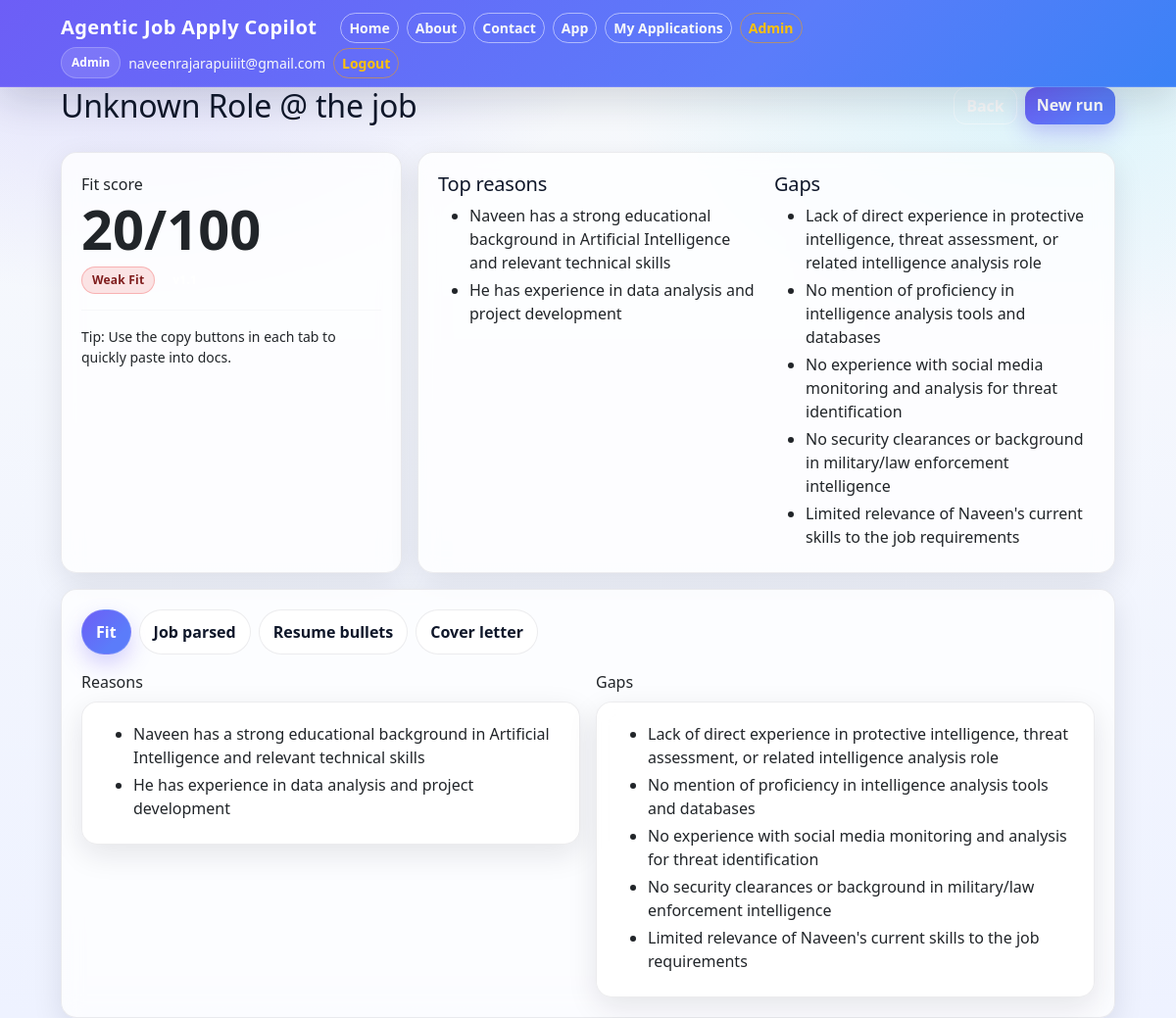
Page /applications/14 (signed in) on the committed database.
### backend/models.py (models this page shows)
class User(db.Model):
    __tablename__ = "users"
    id = db.Column(db.Integer, primary_key=True)
    created_at = db.Column(db.DateTime, default=datetime.utcnow, nullable=False)
    email = db.Column(db.String(255), unique=True, nullable=False, index=True)
    password_hash = db.Column(db.String(255), nullable=False)
    status = db.Column(db.String(20), default="pending", nullable=False)  # pending/approved/blocked
    is_admin = db.Column(db.Boolean, default=False, nullable=False)
    applications = db.relationship(
        "Application",
        backref="user",
        lazy=True,
        cascade="all, delete-orphan"   # optional
    )

class Application(db.Model):
    __tablename__ = "applications"
    id = db.Column(db.Integer, primary_key=True)
    created_at = db.Column(db.DateTime, default=datetime.utcnow, nullable=False)
    user_id = db.Column(db.Integer, db.ForeignKey("users.id"), nullable=False, index=True)
    job_title = db.Column(db.String(255), nullable=False)
    job_company = db.Column(db.String(255), nullable=False)
    job_location = db.Column(db.String(255), nullable=True)
    job_url = db.Column(db.Text, nullable=True)
    resume_filename = db.Column(db.String(255), nullable=True)
    resume_text = db.Column(db.Text, nullable=False)
    job_description = db.Column(db.Text, nullable=False)
    questions = db.Column(db.Text, nullable=True)
    fit_score = db.Column(db.Integer, nullable=True)
    fit_level = db.Column(db.String(50), nullable=True)
    fit_reasons = db.Column(db.Text, nullable=True)
    fit_gaps = db.Column(db.Text, nullable=True)
    job_parsed_markdown = db.Column(db.Text, nullable=True)
    tailored_resume_md = db.Column(db.Text, nullable=True)
    cover_letter = db.Column(db.Text, nullable=True)
    qna = db.Column(db.Text, nullable=True)

### app.py (the view)
@app.route("/applications/<int:app_id>")
@login_required
def application_detail(app_id: int):
    sync_session_user()
    row = Application.query.get_or_404(app_id)
    if (row.user_id != session["user_id"]) and (not session.get("is_admin")):
        flash("You do not have access to this application.", "danger")
        return redirect(url_for("applications"))
    result = {
        "fit": {
            "score": row.fit_score,
            "level": row.fit_level,
            "reasons": json.loads(row.fit_reasons or "[]"),
            "gaps": json.loads(row.fit_gaps or "[]"),
        },
        "job_parsed_markdown": row.job_parsed_markdown,
        "tailored_resume_md": row.tailored_resume_md,
        "cover_letter": row.cover_letter,
        "qna": row.qna,
    }
    job = {
        "title": row.job_title,
        "company": row.job_company,
        "location": row.job_location,
        "source_url": row.job_url,
    }
    return render_template("result.html", result=result, job=job, user={})

### app.py (called while the page is built)
def sync_session_user():
    uid = session.get("user_id")
    if not uid:
        return None
    u = User.query.get(uid)
    if not u:
        session.clear()
        return None
    session["user_email"] = u.email
    session["is_admin"] = bool(u.is_admin)
    session["user_status"] = u.status   # ✅ ADD THIS LINE
    return u

### backend/auth.py (called while the page is built)
def is_logged_in() -> bool:
    return bool(session.get("user_id"))

def login_required(view):
    @wraps(view)
    def wrapped(*args, **kwargs):
        if not is_logged_in():
            flash("Please log in to continue.", "warning")
            return redirect(url_for("login", next=request.path))
        return view(*args, **kwargs)
    return wrapped

### templates/result.html (shortened to what this page needs)
{% extends "base.html" %}
{% block content %}
{% set fit = result.get("fit", {}) %}
{% set score = fit.get("score") %}
{% set level = fit.get("level") %}
{% set reasons = fit.get("reasons", []) %}
{% set gaps = fit.get("gaps", []) %}
<div class="hero mb-4">
  <div class="d-flex flex-wrap justify-content-between align-items-start gap-3">
    <div>
      <h2 class="section-title mb-1">
        {{ job.get("title","Role") }} {% if job.get("company") %}<span class="subtle">@ {{ job.get("company") }}</span>{% endif %}
      </h2>
    </div>
    <div class="d-flex gap-2">
      <a class="btn btn-outline-light" href="/applications">Back</a>
      <a class="btn btn-primary" href="/">New run</a>
    </div>
  </div>
</div>
<div class="row g-3 mb-3">
  <div class="col-lg-4">
    <div class="card h-100">
      <div class="card-body">
        <div class="subtle">Fit score</div>
        {% if score is not none %}
          {% set s = score|int %}
          <div class="display-4 fw-bold mb-1">{{ s }}/100</div>
          <div class="d-flex align-items-center gap-2">
            {% if s >= 75 %}
              <span class="badge badge-approved">{{ level or "Strong Fit" }}</span>
            {% elif s >= 45 %}
              <span class="badge badge-pending">{{ level or "Moderate Fit" }}</span>
            {% else %}
              <span class="badge badge-blocked">{{ level or "Weak Fit" }}</span>
            {% endif %}
            <span class="badge badge-soft">v1.1</span>
          </div>
        {% else %}
          <div class="display-6 fw-bold">—</div>
          <div class="subtle">No score generated.</div>
        {% endif %}
        <hr class="my-3" />
        <div class="subtle small">
          Tip: Use the copy buttons in each tab to quickly paste into docs.
        </div>
      </div>
    </div>
  </div>
  <div class="col-lg-8">
    <div class="card h-100">
      <div class="card-body">
        <div class="row g-3">
          <div class="col-md-6">
            <h5 class="mb-2">Top reasons</h5>
            {% if reasons and reasons|length > 0 %}
              <ul class="mb-0">
                {% for r in reasons %}
                  <li class="mb-1">{{ r }}</li>
                {% endfor %}
              </ul>
            {% else %}
              <div class="subtle">No reasons found.</div>
            {% endif %}
          </div>
          <div class="col-md-6">
            <h5 class="mb-2">Gaps</h5>
            {% if gaps and gaps|length > 0 %}
              <ul class="mb-0">
                {% for g in gaps %}
                  <li class="mb-1">{{ g }}</li>
                {% endfor %}
              </ul>
            {% else %}
              <div class="subtle">No major gaps detected.</div>
            {% endif %}
          </div>
        </div>
      </div>
    </div>
  </div>
</div>
<div class="card">
  <div class="card-body">
    <ul class="nav nav-pills gap-2 mb-3" id="resultTabs" role="tablist">
      <li class="nav-item" role="presentation">
        <button class="nav-link active" data-bs-toggle="pill" data-bs-target="#tab-fit" type="button">Fit</button>
      </li>
      <li class="nav-item" role="presentation">
        <button class="nav-link" data-bs-toggle="pill" data-bs-target="#tab-job" type="button">Job parsed</button>
      </li>
      <li class="nav-item" role="presentation">
        <button class="nav-link" data-bs-toggle="pill" data-bs-target="#tab-resume" type="button">Resume bullets</button>
      </li>
      <li class="nav-item" role="presentation">
        <button class="nav-link" data-bs-toggle="pill" data-bs-target="#tab-cover" type="button">Cover letter</button>
      </li>
    </ul>
    <div class="tab-content">
      <div class="tab-pane fade show active" id="tab-fit">
        <div class="row g-3">
          <div class="col-md-6">
            <div class="subtle mb-2">Reasons</div>
            <div class="card">
              <div class="card-body">
                {% if reasons and reasons|length > 0 %}
                  <ul class="mb-0">
                    {% for r in reasons %}<li class="mb-1">{{ r }}</li>{% endfor %}
                  </ul>
                {% else %}
                  <div class="subtle">No reasons found.</div>
                {% endif %}
              </div>
            </div>
          </div>
          <div class="col-md-6">
            <div class="subtle mb-2">Gaps</div>
            <div class="card">
              <div class="card-body">
                {% if gaps and gaps|length > 0 %}
                  <ul class="mb-0">
                    {% for g in gaps %}<li class="mb-1">{{ g }}</li>{% endfor %}
                  </ul>
                {% else %}
                  <div class="subtle">No major gaps detected.</div>
                {% endif %}
              </div>
            </div>
          </div>
        </div>
      </div>
    </div>
  </div>
</div>
{% endblock %}

### templates/base.html (shortened to what this page needs)
<!doctype html>
<html lang="en">
<head>
  <link href="https://cdn.jsdelivr.net/npm/bootstrap@5.3.3/dist/css/bootstrap.min.css" rel="stylesheet"/>
  <link href="{{ url_for('static', filename='css/styles.css') }}" rel="stylesheet"/>
</head>
<body class="bg-light">
<nav class="navbar navbar-dark">
  <div class="container d-flex justify-content-between align-items-center">
    <div class="d-flex align-items-center gap-2">
      <a class="navbar-brand fw-bold" href="{{ url_for('home') }}">Agentic Job Apply Copilot</a>
      <a class="btn btn-sm btn-outline-light" href="{{ url_for('home') }}">Home</a>
      <a class="btn btn-sm btn-outline-light" href="{{ url_for('about') }}">About</a>
      <a class="btn btn-sm btn-outline-light" href="{{ url_for('contact') }}">Contact</a>
      {% if session.get("user_id") %}
        <a class="btn btn-sm btn-outline-light" href="{{ url_for('index') }}">App</a>
        <a class="btn btn-sm btn-outline-light" href="{{ url_for('applications') }}">My Applications</a>
        {% if session.get("is_admin") %}
          <a class="btn btn-sm btn-outline-warning" href="{{ url_for('admin_users') }}">Admin</a>
        {% endif %}
      {% endif %}
    </div>
    <div class="d-flex align-items-center gap-2">
      {% if session.get("user_email") %}
        <span class="header-chip">
          {% if session.get("is_admin") %}
            Admin
          {% else %}
            {{ session.get("user_status", "approved")|capitalize }}
          {% endif %}
        </span>
        <span class="text-light small">{{ session.get("user_email") }}</span>
        <a class="btn btn-sm btn-outline-warning" href="{{ url_for('logout') }}">Logout</a>
      {% else %}
        <a class="btn btn-sm btn-outline-light" href="{{ url_for('login') }}">Login</a>
        <a class="btn btn-sm btn-light" href="{{ url_for('signup') }}">Sign up</a>
      {% endif %}
    </div>
  </div>
</nav>
<div class="container page-wrap">
  {% block content %}{% endblock %}
</div>
</body>
</html>

### static/css/styles.css (style rules this page uses)
:root { --primary: #6d5ef6; --primary-2: #5b7cfa; --primary-soft: #a78bfa; --accent: #22d3ee; --bg-main: #f8fafc; --bg-tint: #eef2ff; --bg-card: #ffffff; --bg-glass: rgba(255, 255, 255, 0.78); --text-main: #0f172a; --text-muted: #64748b; --text-soft: #94a3b8; --border: rgba(15, 23, 42, 0.08); --shadow: 0 10px 30px rgba(15, 23, 42, 0.10); --success: #22c55e; --warning: #f59e0b; --danger: #ef4444; --radius-lg: 16px; --radius-md: 12px; --radius-sm: 10px; --ring: 0 0 0 0.2rem rgba(109, 94, 246, 0.22); }
html, body { height: 100%; }
body { background: radial-gradient(1000px 600px at 10% 0%, rgba(109, 94, 246, 0.18), transparent 50%), radial-gradient(900px 500px at 90% 10%, rgba(34, 211, 238, 0.12), transparent 50%), linear-gradient(180deg, var(--bg-main) 0%, var(--bg-tint) 100%); color: var(--text-main); -webkit-font-smoothing: antialiased; -moz-osx-font-smoothing: grayscale; }
a { color: var(--primary); text-decoration: none; }
.container { max-width: 1100px; }
h1, h2, h3, h4, h5 { color: var(--text-main); letter-spacing: -0.2px; }
.navbar { background: linear-gradient(135deg, var(--primary) 0%, var(--primary-2) 65%, #3b82f6 100%) !important; border-bottom: 1px solid rgba(255, 255, 255, 0.12); box-shadow: 0 12px 40px rgba(15, 23, 42, 0.16); }
.navbar .navbar-brand { font-weight: 800; letter-spacing: 0.4px; }
.navbar .btn, .navbar .nav-link { border-radius: 999px !important; }
.header-chip { display: inline-flex; align-items: center; gap: 8px; padding: 6px 10px; border-radius: 999px; font-weight: 700; font-size: 12px; border: 1px solid rgba(255,255,255,0.22); background: rgba(255,255,255,0.12); color: #fff; }
.card { background: var(--bg-glass); backdrop-filter: blur(10px); border-radius: var(--radius-lg); border: 1px solid var(--border); box-shadow: var(--shadow); }
.card .card-body { padding: 20px; }
hr { border-color: rgba(15,23,42,0.10); }
.btn { border-radius: var(--radius-md); font-weight: 700; transition: transform 120ms ease, box-shadow 120ms ease, opacity 120ms ease; }
.btn-primary { background: linear-gradient(135deg, var(--primary) 0%, var(--primary-2) 70%); border: none; box-shadow: 0 10px 22px rgba(109,94,246,0.30); }
.btn-outline-light { border: 1px solid rgba(255,255,255,0.50) !important; }
.btn-outline-warning { border: 1px solid rgba(245,158,11,0.55) !important; }
.badge { border-radius: 999px; padding: 7px 10px; font-weight: 800; letter-spacing: 0.2px; }
.badge-blocked { background: rgba(239,68,68,0.14) !important; color: #7f1d1d !important; border: 1px solid rgba(239,68,68,0.30); }
.nav-pills .nav-link { color: var(--text-main) !important; font-weight: 800; border-radius: 999px; padding: 10px 14px; background: rgba(255,255,255,0.75); border: 1px solid rgba(15,23,42,0.08); }
.nav-pills .nav-link.active { background: linear-gradient(135deg, var(--primary) 0%, var(--primary-2) 70%); color: #ffffff !important; border: 1px solid rgba(255,255,255,0.14); box-shadow: 0 10px 22px rgba(109,94,246,0.28); }
.card, .alert, .table, .markdown-box { animation: fadeUp 250ms ease both; }

### rows in the picture
User: get "naveenrajarapuiiit@gmail.com"
Application: get "Unknown Role", get "the job", fit_level "Weak Fit"

### other values in the picture
{{ s }} "20"
{{ r }} "Naveen has a strong educational background in Artificial Intelligence and relevant technical skills" "He has experience in data analysis and project development"
{{ g }} "Lack of direct experience in protective intelligence, threat assessment, or related intelligence analysis role" "No mention of proficiency in intelligence analysis tools and databases" "No experience with social media monitoring and analysis for threat identification" "No security clearances or background in military/law enforcement intelligence" "Limited relevance of Naveen's current skills to the job requirements"
